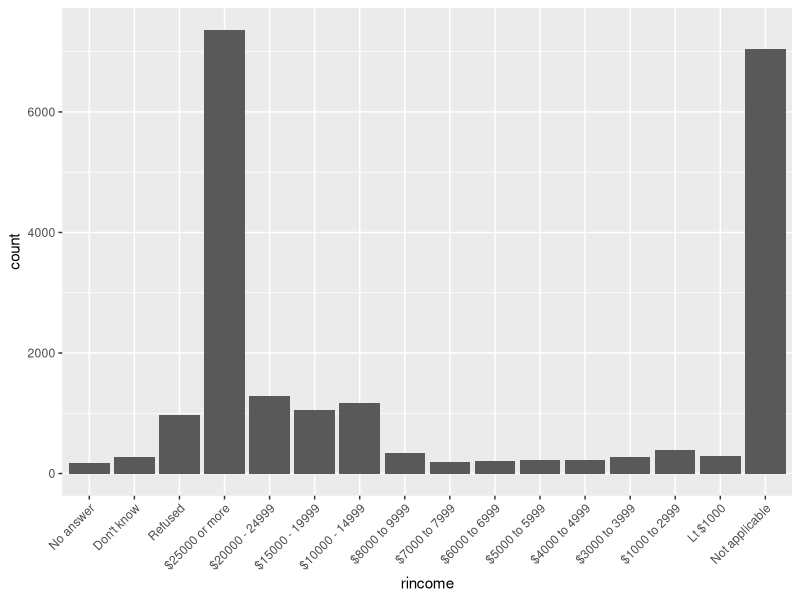
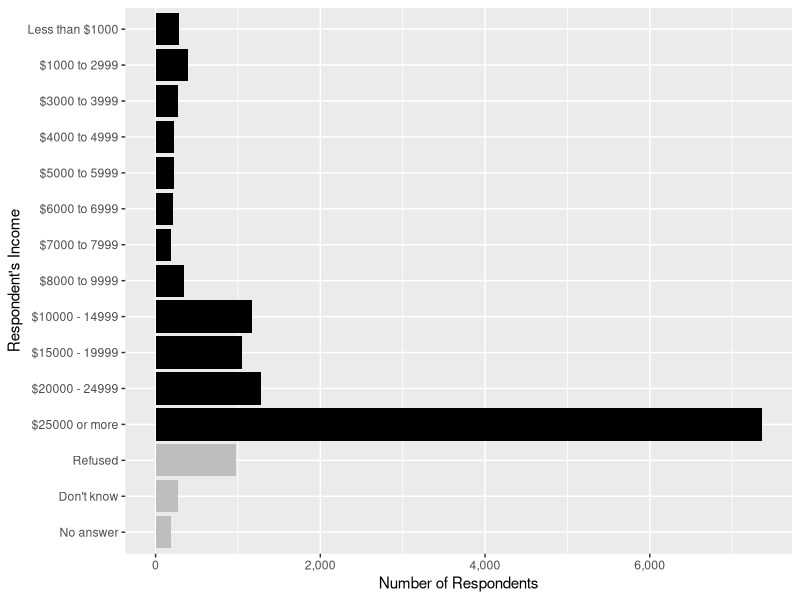
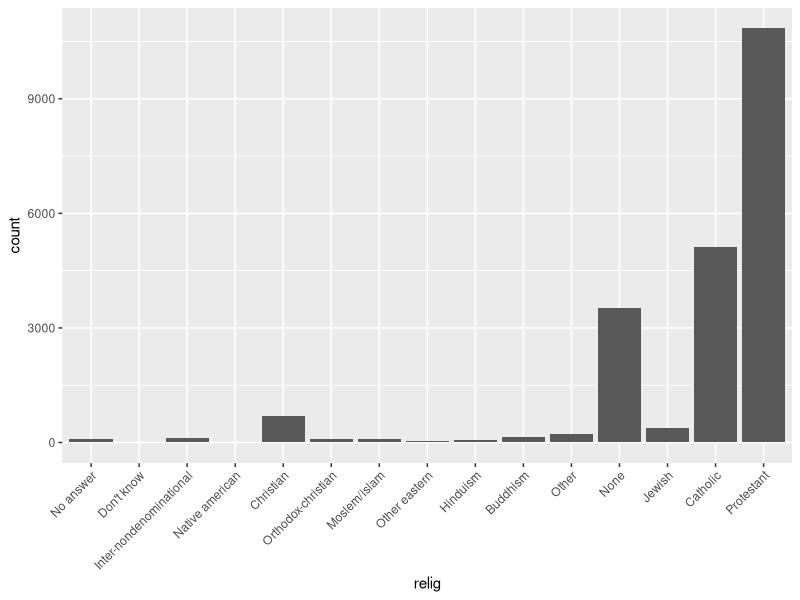
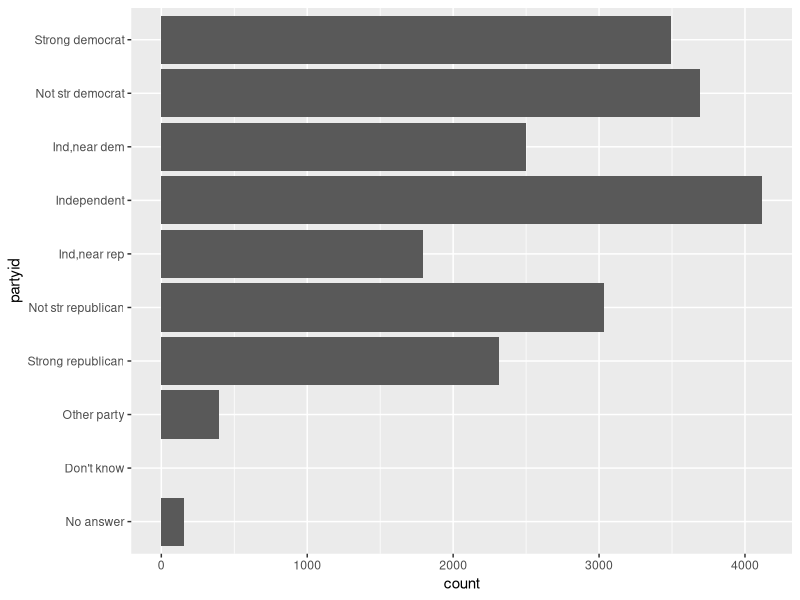
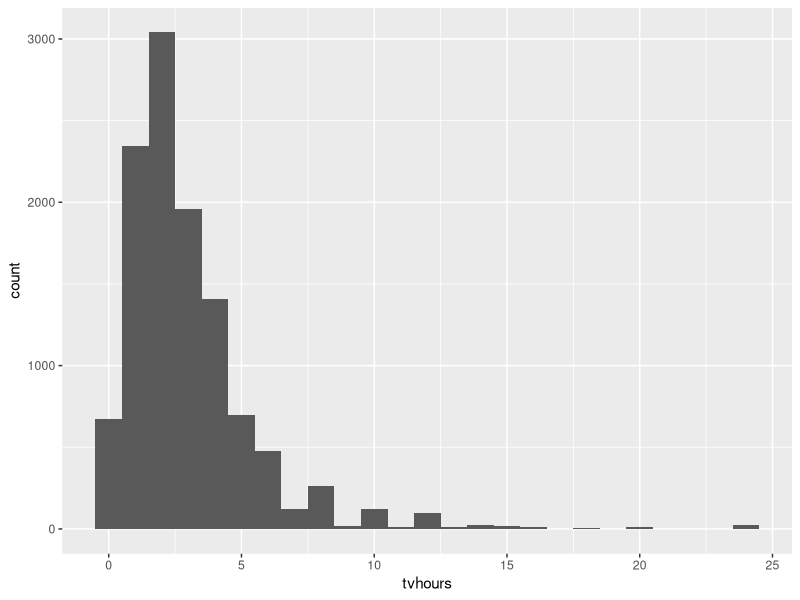
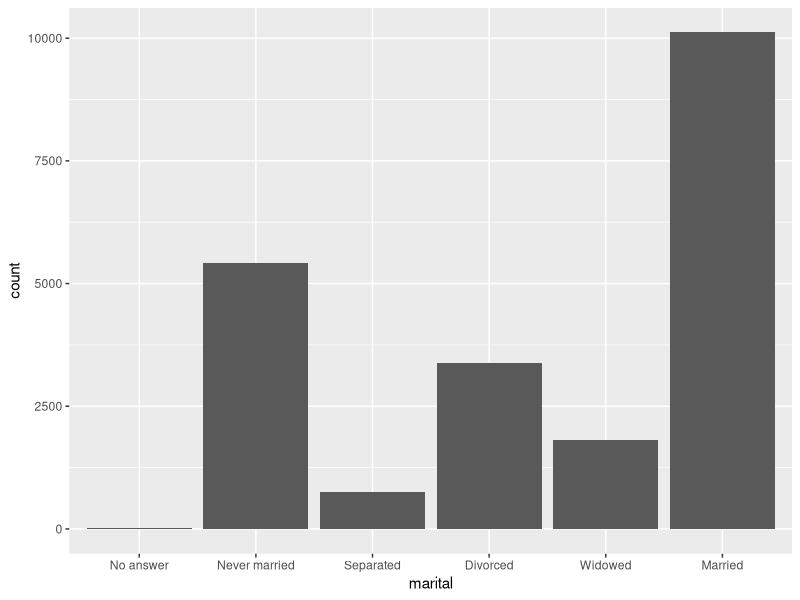
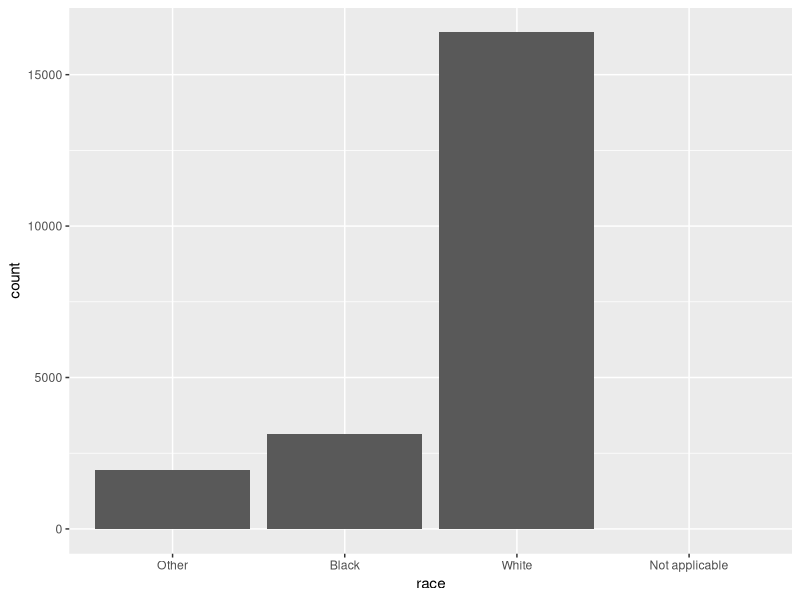
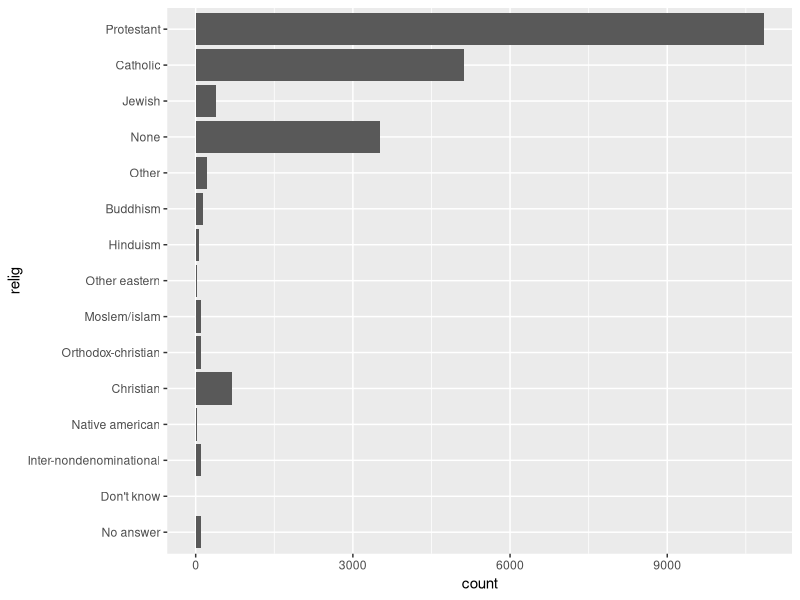

These charts were generated, in order, by the following R code:
## ---- chunk 1
knitr::opts_chunk$set(echo = TRUE)
library(tidyverse)
## ---- chunk 2
x1 <- c("Dec", "Jan", "Apr")

month_levels <- c("Jan", "Feb", "Mar", "Apr", "May", "Jun", "Jul", "Ago", "Sep", "Oct", "Nov", "Dec")

y1 <- factor(x1, levels = month_levels)
y1

sort(y1)
## ---- chunk 3
x2 <- c("Dec", "Jam", "Apr")
y2 <- parse_factor(x2, levels = month_levels)
## ---- chunk 4
gss_cat
## ---- chunk 5
ggplot(gss_cat, aes(rincome)) +
    geom_bar() +
    scale_x_discrete(drop = FALSE) +
    theme(axis.text.x = element_text(angle = 45, hjust = 1)) 

# the problem was the labels overlapping
## ---- chunk 6
gss_cat %>% 
  filter(!rincome %in% c("Not applicable")) %>% 
  mutate(rincome = fct_recode(rincome, "Less than $1000" = "Lt $1000")) %>% 
  mutate(rincome_na = rincome %in% c("Refused", "Don't know", "No answer")) %>% 
  ggplot(aes(x = rincome, fill = rincome_na)) +
  geom_bar() +
  coord_flip() +
  scale_y_continuous("Number of Respondents", labels = scales::comma) +
  scale_x_discrete("Respondent's Income") +
  scale_fill_manual(values = c("FALSE" = "black", "TRUE" = "grey")) +
  theme(legend.position = "None")
## ---- chunk 7
gss_cat %>% 
  count(relig) %>% 
  arrange(desc(n))
## ---- chunk 8
ggplot(gss_cat, aes(relig)) +
  geom_bar() +
  theme(axis.text.x = element_text(angle = 45, hjust = 1))
## ---- chunk 9
gss_cat %>% 
  count(partyid) %>% 
  arrange(desc(n)) 
## ---- chunk 10
ggplot(gss_cat, aes(partyid)) +
    geom_bar() +
    coord_flip()
## ---- chunk 11
levels(gss_cat$denom)
## ---- chunk 12
summary(gss_cat[["tvhours"]])
## ---- chunk 13
gss_cat %>% 
  filter(!is.na(tvhours)) %>% 
  ggplot(aes(x = tvhours)) +
  geom_histogram(binwidth = 1)
## ---- chunk 14
keep(gss_cat, is.factor) %>% names()
## ---- chunk 15
levels(gss_cat[["marital"]])
## ---- chunk 16
gss_cat %>% 
  ggplot(aes(x = marital)) +
  geom_bar()
## ---- chunk 17
levels(gss_cat[["race"]])
## ---- chunk 18
gss_cat %>% 
  ggplot(aes(x = race)) +
  geom_bar() +
  scale_x_discrete(drop = FALSE)
## ---- chunk 19
levels(gss_cat[["rincome"]])
## ---- chunk 20
levels(gss_cat[["partyid"]])
## ---- chunk 21
levels(gss_cat[["relig"]])
## ---- chunk 22
ggplot(gss_cat, aes(x = relig)) +
  geom_bar() +
  coord_flip()
## ---- chunk 23
levels(gss_cat[["denom"]])
## ---- chunk 24
ggplot(gss_cat, aes(x = denom)) +
  geom_bar() +
  coord_flip()
## ---- chunk 25
gss_cat %>% 
  mutate(
    partyid = 
        fct_collapse(partyid,
        other = c("No answer", "Don't know", "Other party"),
        rep = c("Strong republican", "Not str republican"),
        ind = c("Ind,near rep", "Independent", "Ind,near dem"),
        dem = c("Not str democrat", "Strong democrat")
        )
    ) %>% 
  count(year, partyid) %>% 
  group_by(year) %>% 
  mutate(p = n / sum(n)) %>% 
  ggplot(aes(x = year, y = p, colour = fct_reorder2(partyid, year, p))) +
  geom_point() +
  geom_line() +
  labs(colour = "Party ID")
## ---- chunk 26
levels(gss_cat[["rincome"]])
## ---- chunk 27
library("stringr")
## ---- chunk 28
gss_cat %>% 
    mutate(
      rincome =
        fct_collapse(
          rincome, 
          `Unknown` = c("No answer", "Don't know", "Refused", "Not applicable"),
          `Lt $5000` = c("Lt $1000", 
          str_c("$", c("1000", "3000", "4000"), " to ", c("2999", "3999", "4999"))),
          `$5000 to 10000` = 
            str_c("$", c("5000", "6000", "7000", "8000"), " to ",
            c("5999", "6999", "7999", "9999"))
        )
      ) %>% 
  ggplot(aes(x = rincome)) +
  geom_bar() +
  coord_flip()
